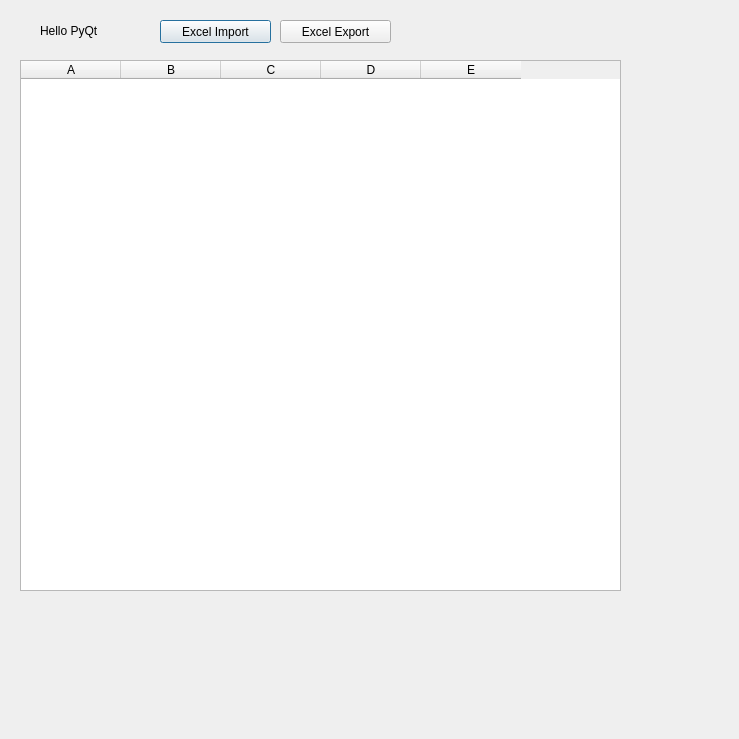
<?xml version="1.0" encoding="UTF-8"?>
<ui version="4.0">
 <class>Dialog</class>
 <widget class="QDialog" name="Dialog">
  <property name="geometry">
   <rect>
    <x>0</x>
    <y>0</y>
    <width>739</width>
    <height>739</height>
   </rect>
  </property>
  <property name="windowTitle">
   <string>Dialog</string>
  </property>
  <widget class="QLabel" name="label">
   <property name="geometry">
    <rect>
     <x>40</x>
     <y>20</y>
     <width>81</width>
     <height>21</height>
    </rect>
   </property>
   <property name="text">
    <string>Hello PyQt</string>
   </property>
  </widget>
  <widget class="QTableWidget" name="tableWidget">
   <property name="geometry">
    <rect>
     <x>20</x>
     <y>60</y>
     <width>601</width>
     <height>531</height>
    </rect>
   </property>
   <attribute name="verticalHeaderVisible">
    <bool>false</bool>
   </attribute>
   <column>
    <property name="text">
     <string>A</string>
    </property>
   </column>
   <column>
    <property name="text">
     <string>B</string>
    </property>
   </column>
   <column>
    <property name="text">
     <string>C</string>
    </property>
   </column>
   <column>
    <property name="text">
     <string>D</string>
    </property>
   </column>
   <column>
    <property name="text">
     <string>E</string>
    </property>
   </column>
  </widget>
  <widget class="QPushButton" name="pushButton_import">
   <property name="geometry">
    <rect>
     <x>160</x>
     <y>20</y>
     <width>111</width>
     <height>23</height>
    </rect>
   </property>
   <property name="text">
    <string>Excel Import</string>
   </property>
  </widget>
  <widget class="QPushButton" name="pushButton_export">
   <property name="geometry">
    <rect>
     <x>280</x>
     <y>20</y>
     <width>111</width>
     <height>23</height>
    </rect>
   </property>
   <property name="text">
    <string>Excel Export</string>
   </property>
  </widget>
 </widget>
 <resources/>
 <connections/>
</ui>
